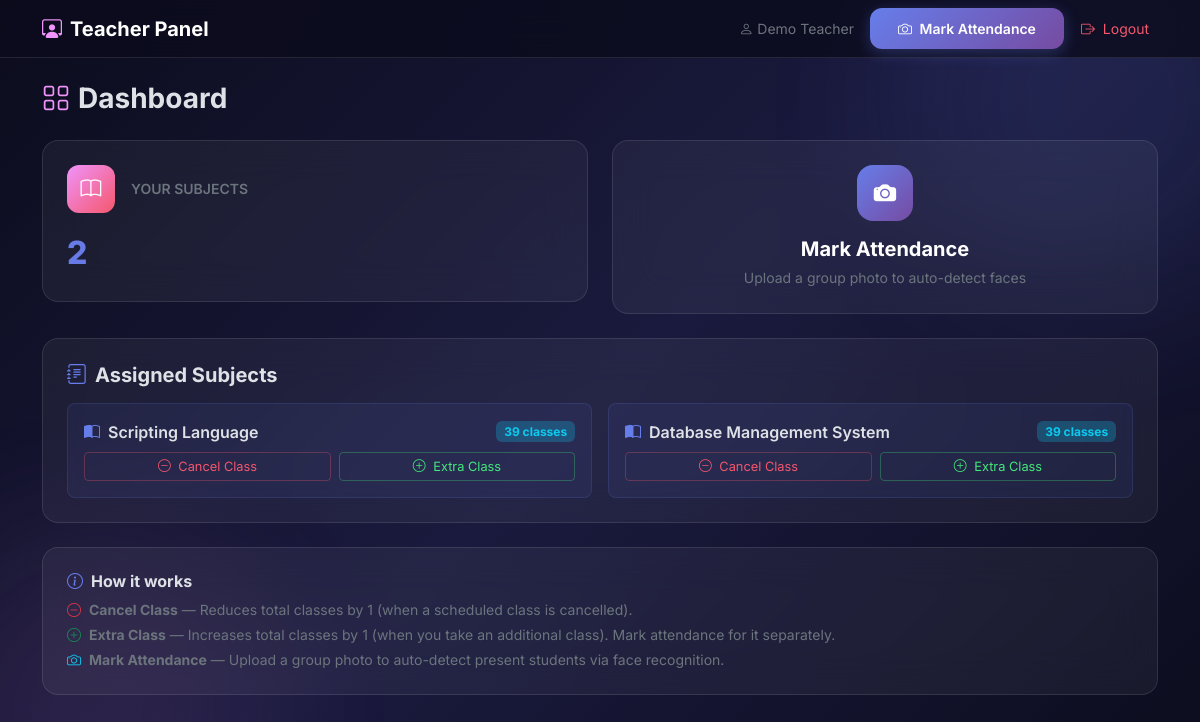
Before: /teacher/dashboard (signed in) with the older database file.
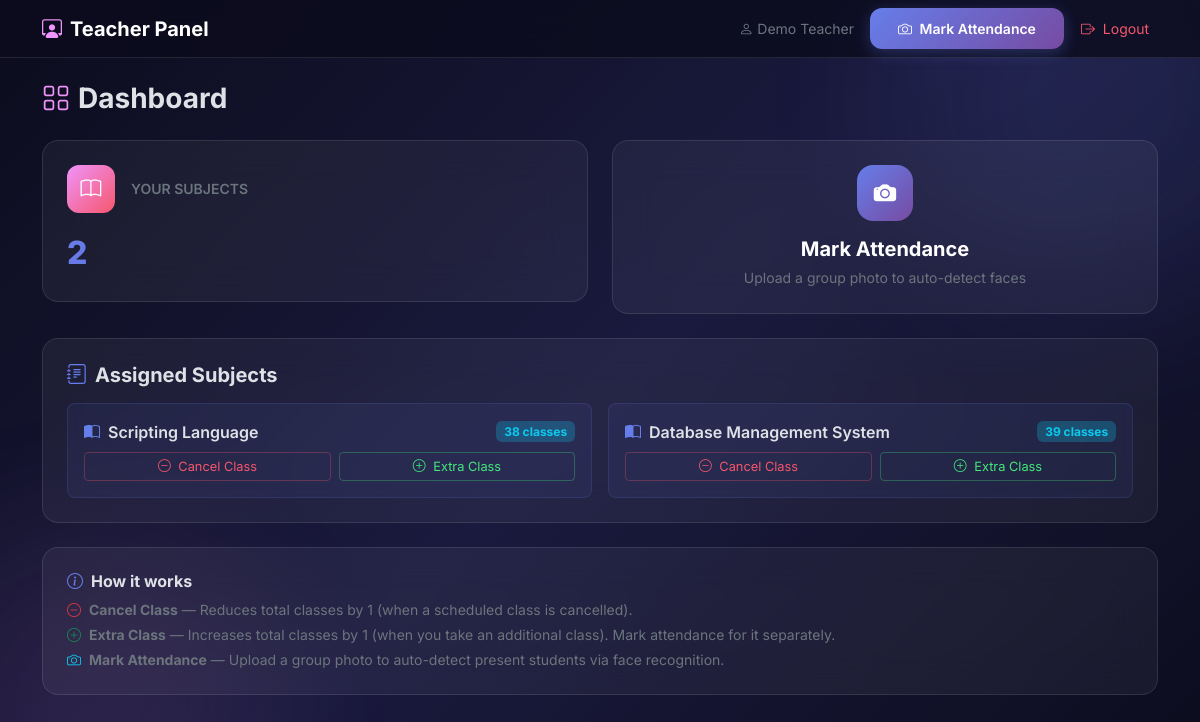
After: the same page with the newer database file.
### tables this page shows
CREATE TABLE subjects (
            subject_id INTEGER PRIMARY KEY AUTOINCREMENT,
            subject_name TEXT NOT NULL,
            teacher_id INTEGER,
            total_classes INTEGER DEFAULT 39,
            FOREIGN KEY (teacher_id) REFERENCES teachers(teacher_id) ON DELETE SET NULL
        );

### app.py (the view)
@app.route('/teacher/dashboard')
def teacher_dashboard():
    if session.get('role') != 'teacher': return redirect(url_for('login', role='teacher'))
    teacher_id = session.get('user_id')
    subjects = execute_query("SELECT * FROM subjects WHERE teacher_id = %s", (teacher_id,), fetchall=True)
    return render_template('teacher/dashboard.html', subjects=subjects)

### database.py (called while the page is built)
def get_db_connection():
    try:
        conn = sqlite3.connect(DB_FILE)
        conn.row_factory = sqlite3.Row  # allows dict-like access
        conn.execute("PRAGMA foreign_keys = ON")
        return conn
    except Exception as err:
        print(f"Error connecting to database: {err}")
        return None

def _convert_query(query):
    return query.replace("%s", "?")

### templates/teacher/dashboard.html (shortened to what the changed rows need)
{% extends "base.html" %}
{% block content %}
<div class="glass-card p-4 mb-4">
    {% if subjects %}
    <div class="row g-3">
        {% for sub in subjects %}
        <div class="col-md-6">
            <div class="p-3 rounded-3" style="background:rgba(102,126,234,0.08);border:1px solid rgba(102,126,234,0.15);">
                <div class="d-flex align-items-center justify-content-between mb-2">
                    <div class="d-flex align-items-center gap-2">
                        <i class="bi bi-book-half" style="color:#667eea;"></i>
                        <span class="fw-semibold">{{ sub.subject_name }}</span>
                    </div>
                    <span class="badge bg-info bg-opacity-25 text-info">{{ sub.total_classes }} classes</span>
                </div>
                <div class="d-flex gap-2 mt-2">
                    <form method="POST" action="{{ url_for('cancel_class') }}" class="flex-grow-1">
                        <button type="submit" class="btn btn-sm w-100" style="color:#f5576c;border:1px solid rgba(245,87,108,0.3);font-size:0.8rem;" onclick="return confirm('Cancel a class for {{ sub.subject_name }}? Total classes will decrease by 1.')">
                            <i class="bi bi-dash-circle me-1"></i> Cancel Class
                        </button>
                    </form>
                    <form method="POST" action="{{ url_for('add_extra_class') }}" class="flex-grow-1">
                        <button type="submit" class="btn btn-sm w-100" style="color:#43e97b;border:1px solid rgba(67,233,123,0.3);font-size:0.8rem;" onclick="return confirm('Add an extra class for {{ sub.subject_name }}? Total classes will increase by 1.')">
                            <i class="bi bi-plus-circle me-1"></i> Extra Class
                        </button>
                    </form>
                </div>
            </div>
        </div>
        {% endfor %}
    </div>
    {% else %}
    <p class="text-secondary mb-0">No subjects assigned yet. Contact the admin.</p>
    {% endif %}
</div>
{% endblock %}

Changed rows visible on the page:
changed subjects "Scripting Language": total_classes "39" → "38"
